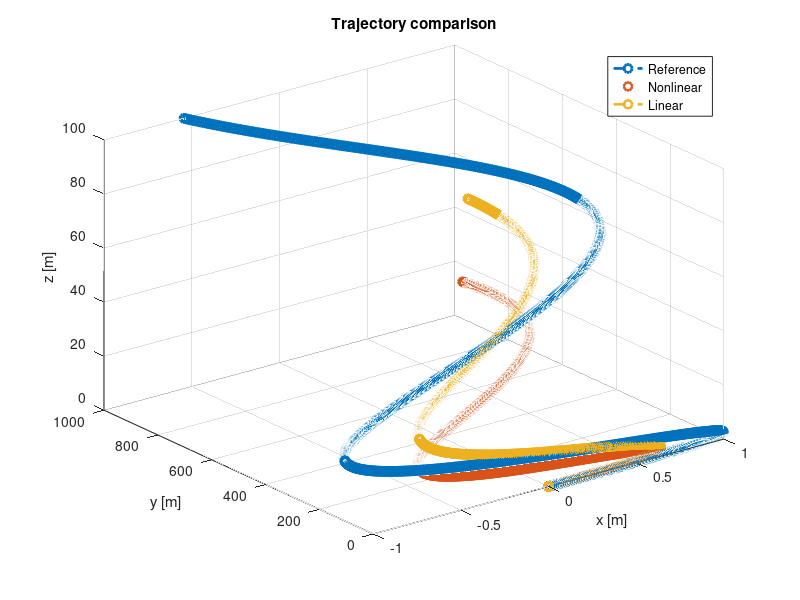
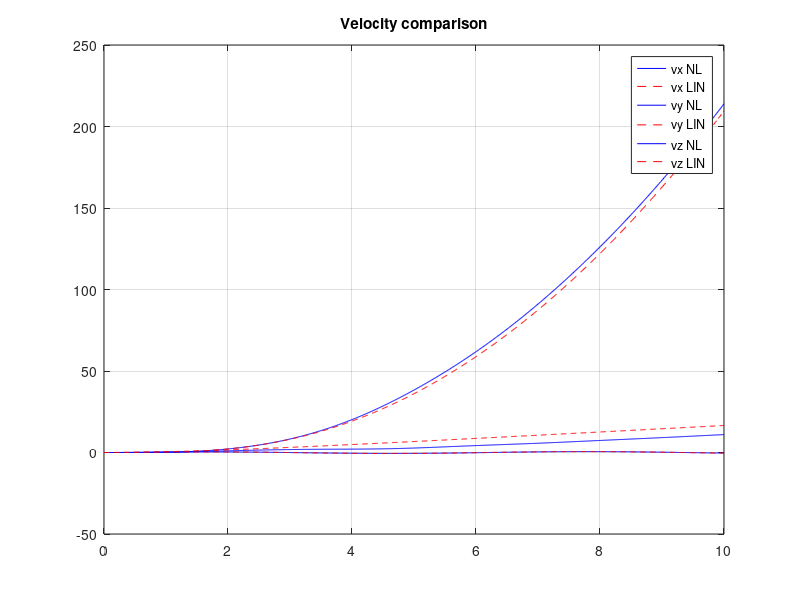

Write MATLAB code to recreate these figures, in order.
clear; close all; clc;

%% ===============================================
%  ---              LQR Design            ---
% ================================================
function xdot = quad_dynamics_nonlinear(x, m, g, u)

    v = x(4:6);

    ax = u(1);
    ay = u(2);
    az = u(3);

    theta = ax / g;
    phi   = -ay / g;
    psi   = 0;

    T = m*(az + g);

    cp = cos(phi); sp = sin(phi);
    ct = cos(theta); st = sin(theta);

    R = [ct, sp*st, cp*st;
         0,   cp,   -sp;
         -st, sp*ct, cp*ct];

    fT = R*[0;0;T];
    fg = [0;0;-m*g];

    a = (fT + fg)/m;

    xdot = [v; a];
end

function xdot = quad_dynamics_linear(x, m, g, u)

    % --- State unpack ---
    p = x(1:3);
    v = x(4:6);
    
    % --- Thrust ---
    T = u(3)+m*g;

    % --- Angles unpack ---
    phi = -u(2)/g;
    theta = u(1)/g;

    R = [1,  0, theta;
         0,  1, -phi;
         -theta, 0, 1];

    % --- Forces ---
    fT = R*[0;0;T];
    fg =[0;0;-m*g];
    
    % Input acceleration vector
    a = (fT + fg)/m;

    % Velocity Inertial
    vdot = a;

    % Position inertial
    pdot = v;


    % --- Full state derivative ---
    xdot = [pdot;
            vdot;
            ];
end

% ==============================
%  crazyflyer drone state space
% ==============================
m = 29e-3;
g = 9.81;

% --- Variables declaration ---
A_lin = [zeros(3,3), eye(3); zeros(3,3), zeros(3,3)];
B_lin = [zeros(3,3); eye(3)];

% --- Consider all variables obsv ---
C_lin = eye(6);

sys = ss(A_lin, B_lin, C_lin, 0);

% ================================
%      --- LQR Execution ---
% ================================

Q = eye(6);
R = eye(3);

K = lqr(sys, Q, R);

% --- simulation setup ---
N = 1000;
dt = 0.01;

t = linspace(0, dt*N, N);

x_nl = zeros(N,6);
u = zeros(3,N);

traj = [sin(t); t.^3; t.^2]';

% --- Nonlinear ---
for k = 1:N-1
    xd = [traj(k,1); traj(k,2); traj(k,3); 0; 0; 0];
    xk = x_nl(k,:)';
    uk = -K*(xk - xd);

    xdot = quad_dynamics_nonlinear(xk, m, g, uk);
    x_nl(k+1,:) = xk' + dt*xdot';
end

x_lin = zeros(N,6);
u = zeros(3,N);

% --- Linear ---
for k = 1:N-1

    xd = [traj(k,1); traj(k,2); traj(k,3); 0; 0; 0]; 

    xk = x_lin(k,:)';
    uk = -K*(xk - xd);

    xdot = quad_dynamics_linear(xk, m, g, uk);
    x_lin(k+1,:) = xk' + dt*xdot';
end

figure;
plot3(traj(:,1), traj(:,2), traj(:,3), 'o--', 'LineWidth', 2); hold on;
plot3(x_nl(:,1), x_nl(:,2), x_nl(:,3), 'o', 'LineWidth', 1.8);
plot3(x_lin(:,1), x_lin(:,2), x_lin(:,3), 'o--', 'LineWidth', 1.8);

grid on;
legend('Reference','Nonlinear','Linear', 'Location','best');
xlabel('x [m]'); ylabel('y [m]'); zlabel('z [m]');
title('Trajectory comparison');

figure;
plot(t, x_nl(:,4), 'b', t, x_lin(:,4), 'r--'); hold on;
plot(t, x_nl(:,5), 'b', t, x_lin(:,5), 'r--');
plot(t, x_nl(:,6), 'b', t, x_lin(:,6), 'r--');

legend('vx NL','vx LIN','vy NL','vy LIN','vz NL','vz LIN');
grid on;
title('Velocity comparison');
